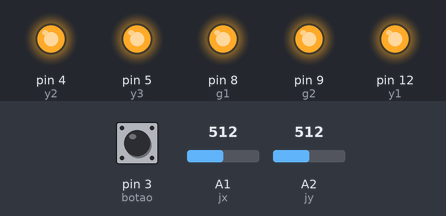
Bench run of a sketch on a simulated Arduino Uno, built with avr-gcc and run on an emulated ATmega328P. Parts: output pins drawn as LEDs (lit = HIGH). Inputs (shaded band) come from the test bench; at power-on: A1 (jx) = 512, A2 (jy) = 512, pin 3 (botao) LOW. Pins used as bus, display or sensor lines are not drawn.

Above: at 1.2 s.
1.3 s: A1 (jx) set to 734
2.8 s: A1 (jx) set to 762
At 3.7 s:
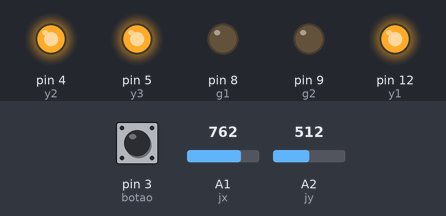
5.8 s: A1 (jx) set to 740
At 6.1 s:
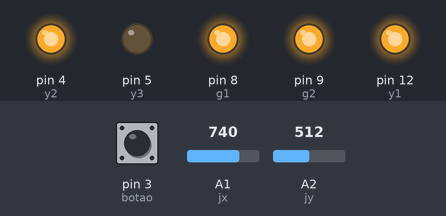
7.3 s: A2 (jy) set to 107
8.8 s: A2 (jy) set to 95
At 9.5 s:
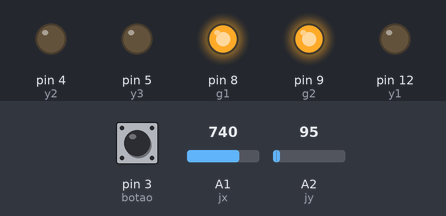
11.8 s: A2 (jy) set to 122
At 13.1 s:
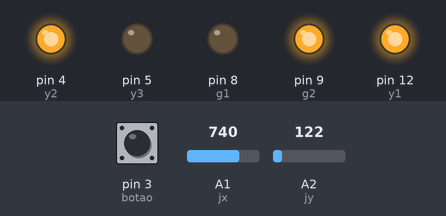
Timing chart, 0 to 14.3 s (numbered marks = the images above; inputs shaded):
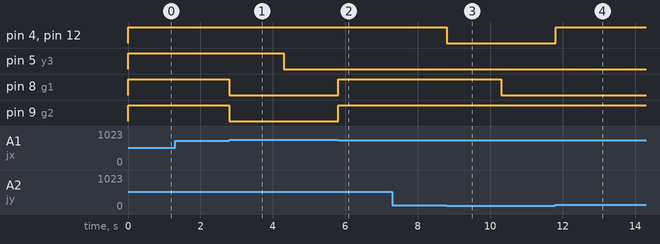

Measured:
- the behaviour switches between 750 and 751 on A1 (jx) (found by bisection; images 0 and 1)
- the behaviour switches between 100 and 99 on A2 (jy) (found by bisection; images 2 and 3)
- after the input at 1.3 s, every drawn part: stays the same
- after the input at 2.8 s, pin 5 (y3): HIGH → LOW after 1.5 s; pin 8 (g1), pin 9 (g2): HIGH → LOW at once
- after the input at 5.8 s, pin 4 (y2): stays HIGH (without the input it goes to LOW after 0.00 s); pin 8 (g1), pin 9 (g2): LOW → HIGH at once
- after the input at 7.3 s, every drawn part: stays the same
- after the input at 8.8 s, pin 4 (y2), pin 12 (y1): HIGH → LOW at once; pin 8 (g1): HIGH → LOW after 1.5 s
- after the input at 11.8 s, pin 4 (y2), pin 12 (y1): LOW → HIGH at once; pin 9 (g2): stays HIGH (without the input it goes to LOW after 0.00 s)

The sketch:

Jogo.ino
```cpp
int y1=12,y2=4,y3=5; // leds amarelos
int g1=8,g2=9; //  leds verdes
int r1=10,r2=7,r3=1,r4=6; // leds vermelhos
int botao = 3;// botao que confirma acao
int jx = A1, jy = A2; // joystick

int x = 0 , y = 0 ;
int yb,gb,rb;// backup
int ye = 0 ,g = 0,r = 0;// quantos leds de cada cor ligados

int cont = 0,zerar = 0 ,estadoDeModificacao = 0,numeroEmModificacao = 0;

void setup() {
  pinMode(y1,OUTPUT);
  pinMode(y2,OUTPUT);
  pinMode(y3,OUTPUT);
  pinMode(g1,OUTPUT);
  pinMode(g2,OUTPUT);
  pinMode(r1,OUTPUT);
  pinMode(r2,OUTPUT);
  pinMode(r3,OUTPUT);
  pinMode(r4,OUTPUT);
  pinMode(jy,INPUT);
  pinMode(jx,INPUT);
  pinMode(botao,INPUT);
}

void loop() {

  if(zerar == 0)
  inicio();

  ligar();

  comeco();

if(estadoDeModificacao == 1){

  parte2();


}

  delay(1);
}
void inicio(){
  ye = 3;
  g = 2;
  r = 4;

}

void comeco(){

  x = analogRead(jx);
  y = analogRead(jy);

switch(posicaoJoystick()){

  case 0:

  break;
  case 1:
  soAmarelo();
  if(ye >0){
    if(digitalRead(botao)==LOW)
     jogo(1);
  }
  delay(1500);
  break;
  case 2:
  soVerde();
    if(g > 0){
      if(digitalRead(botao)==LOW)
       jogo(2);
    }
  delay(1500);
  break;
  case 3:
  soVermelho();
    if(r > 0){
       if(digitalRead(botao)==LOW)
       jogo(3);
    }

  delay(1500);
  break;
  case 4:
  soVerde();
    if(g > 0){
      if(digitalRead(botao)==LOW)
       jogo(2);
    }
  delay(1500);
  break;
}

}
void jogo(int parametro){
  switch(parametro){
    case 1://amarelo
    if(estadoDeModificacao == 0){
    gb = g;
    rb = r;
    }
    r = 0;
    g = 0;
    zerar = 1;
    estadoDeModificacao = 1;
    numeroEmModificacao = 1;

    break;
    case 2://verde
      zerar = 1;
      if(estadoDeModificacao == 0){
      yb = ye;
      rb = r;
      }
      ye = 0;
      r =0;
      estadoDeModificacao = 1;
      numeroEmModificacao = 2;

    break;
    case 3://vermehlo
      zerar = 1;
      if(estadoDeModificacao == 0){
      gb =g;
      yb = ye;
      }
      ye = 0;
      g = 0;
      estadoDeModificacao = 1;
      numeroEmModificacao = 3;

    break;
  }

}

void parte2(){
  switch(numeroEmModificacao){
    case 1://amarelo
      if(posicaoJoystick()!=0){
        if(ye == 0)
         break;
         ye = ye - 1;
        }
      if(digitalRead(botao)==LOW){
      r =rb;
      g = gb;
      estadoDeModificacao = 0;
      numeroEmModificacao = 0;
      }
    break;
    case 2://verde

      if(posicaoJoystick()!=0){
        if(g == 0)
         break;
          g = g-1;
        }
      if(digitalRead(botao)==LOW){

        ye =yb;
        r = rb;
        estadoDeModificacao = 0;
        numeroEmModificacao = 0;
      }

    break;
    case 3://vermelho

      if(posicaoJoystick()!=0 ){
        if(r == 0)
         break;

          r = r-1;
        }
      if(digitalRead(botao)==LOW){
        ye = yb;
        g = gb;
        estadoDeModificacao = 0;
        numeroEmModificacao = 0;
      }

  }
}
int posicaoJoystick(){
  x = analogRead(jx);
  y = analogRead(jy);

  if(x > 750){
      return 1;
    }else
    if(x < 100){
      return 2;

    }else
    if (y > 750){
    return 3;
    }else
    if(y < 100){
      return 4;
    }else{
  return 0;
    }
  }
void soAmarelo(){

      switch(ye){
  case 0:
      digitalWrite(y1,LOW);
      digitalWrite(y2,LOW);
      digitalWrite(y3,LOW);
  break;
case 1:
      digitalWrite(y1,HIGH);
      digitalWrite(y2,LOW);
      digitalWrite(y3,LOW);
break;
case 2:
    digitalWrite(y1,HIGH);
    digitalWrite(y2,HIGH);
    digitalWrite(y3,LOW);
break;
case 3:
    digitalWrite(y1,HIGH);
    digitalWrite(y2,HIGH);
    digitalWrite(y3,HIGH);
break;
}
    digitalWrite(g1,LOW);
    digitalWrite(g2,LOW);
    digitalWrite(r1,LOW);
    digitalWrite(r2,LOW);
    digitalWrite(r3,LOW);
    digitalWrite(r4,LOW);
  }
void soVerde(){
  switch(g){
case 0:
    digitalWrite(g1,LOW);
    digitalWrite(g2,LOW);
break;
case 1:
    digitalWrite(g1,LOW);
      digitalWrite(g2,HIGH);
break;
case 2:
      digitalWrite(g1,HIGH);
      digitalWrite(g2,HIGH);
break;
}
      digitalWrite(y1,LOW);
      digitalWrite(y2,LOW);
      digitalWrite(y3,LOW);
      digitalWrite(r1,LOW);
      digitalWrite(r2,LOW);
      digitalWrite(r3,LOW);
      digitalWrite(r4,LOW);
}
void soVermelho(){

    switch(r){
case 0:
    digitalWrite(r1,LOW);
    digitalWrite(r2,LOW);
    digitalWrite(r3,LOW);
    digitalWrite(r4,LOW);
break;
case 1:
  digitalWrite(r1,HIGH);
    digitalWrite(r2,LOW);
    digitalWrite(r3,LOW);
    digitalWrite(r4,LOW);
break;
case 2:
  digitalWrite(r1,HIGH);
  digitalWrite(r2,HIGH);
    digitalWrite(r3,LOW);
    digitalWrite(r4,LOW);
break;
case 3:
  digitalWrite(r1,HIGH);
  digitalWrite(r2,HIGH);
  digitalWrite(r3,HIGH);
  digitalWrite(r4,LOW);
break;
case 4:
  digitalWrite(r1,HIGH);
  digitalWrite(r2,HIGH);
  digitalWrite(r3,HIGH);
  digitalWrite(r4,HIGH);
break;

}
  digitalWrite(g1,LOW);
  digitalWrite(g2,LOW);
  digitalWrite(y1,LOW);
  digitalWrite(y2,LOW);
  digitalWrite(y3,LOW);

}

void ligar(){
  switch(ye){
  case 0:
      digitalWrite(y1,LOW);
      digitalWrite(y2,LOW);
      digitalWrite(y3,LOW);
  break;
case 1:
      digitalWrite(y1,HIGH);
      digitalWrite(y2,LOW);
      digitalWrite(y3,LOW);
break;
case 2:
    digitalWrite(y1,HIGH);
    digitalWrite(y2,HIGH);
    digitalWrite(y3,LOW);
break;
case 3:
    digitalWrite(y1,HIGH);
    digitalWrite(y2,HIGH);
    digitalWrite(y3,HIGH);
break;
}
  switch(g){
case 0:
    digitalWrite(g1,LOW);
    digitalWrite(g2,LOW);
break;
case 1:
    digitalWrite(g1,LOW);
      digitalWrite(g2,HIGH);
break;
case 2:
      digitalWrite(g1,HIGH);
      digitalWrite(g2,HIGH);
break;
}
  switch(r){
case 0:
    digitalWrite(r1,LOW);
    digitalWrite(r2,LOW);
    digitalWrite(r3,LOW);
    digitalWrite(r4,LOW);
break;
case 1:
  digitalWrite(r1,HIGH);
    digitalWrite(r2,LOW);
    digitalWrite(r3,LOW);
    digitalWrite(r4,LOW);
break;
case 2:
  digitalWrite(r1,HIGH);
  digitalWrite(r2,HIGH);
    digitalWrite(r3,LOW);
    digitalWrite(r4,LOW);
break;
case 3:
  digitalWrite(r1,HIGH);
  digitalWrite(r2,HIGH);
  digitalWrite(r3,HIGH);
  digitalWrite(r4,LOW);
break;
case 4:
  digitalWrite(r1,HIGH);
  digitalWrite(r2,HIGH);
  digitalWrite(r3,HIGH);
  digitalWrite(r4,HIGH);
break;

}
}
```
